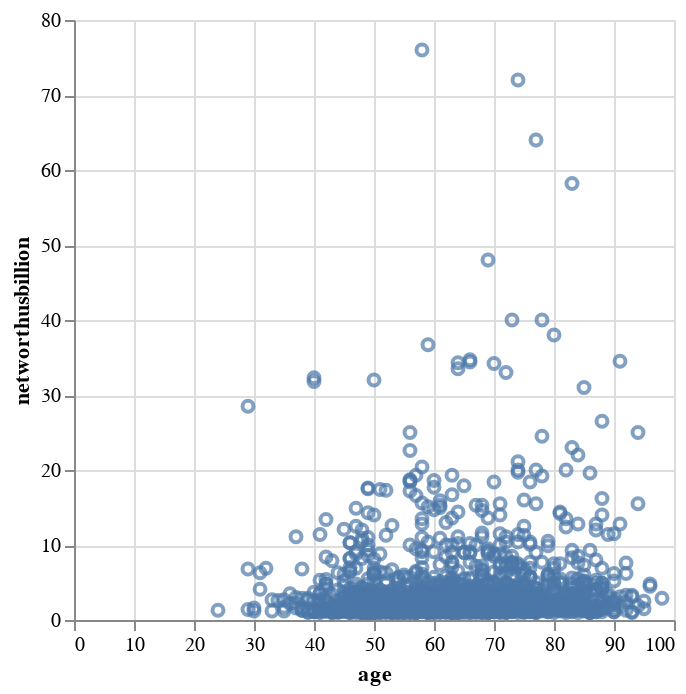

Notebook source saved alongside this figure:
### Code cell
# !pip install altair
import altair as alt

alt.Chart(df).mark_point().encode(
    x='age',
    y='networthusbillion')

### Figure 1 — Vega-Lite specification as saved in the notebook (floating-point values rounded to 4 significant figures; data arrays with more than 128 entries replaced by an {"elided": "..."} marker saying what was removed)
{"config": {"view": {"continuousWidth": 300, "continuousHeight": 300}}, "data": {"name": "data-118f263e1e99709d808d287ba82bc314"}, "mark": {"type": "point"}, "encoding": {"x": {"field": "age", "type": "quantitative"}, "y": {"field": "networthusbillion", "type": "quantitative"}}, "$schema": "https://vega.github.io/schema/vega-lite/v5.8.0.json", "datasets": {"data-118f263e1e99709d808d287ba82bc314": {"elided": "1653 records"}}}
